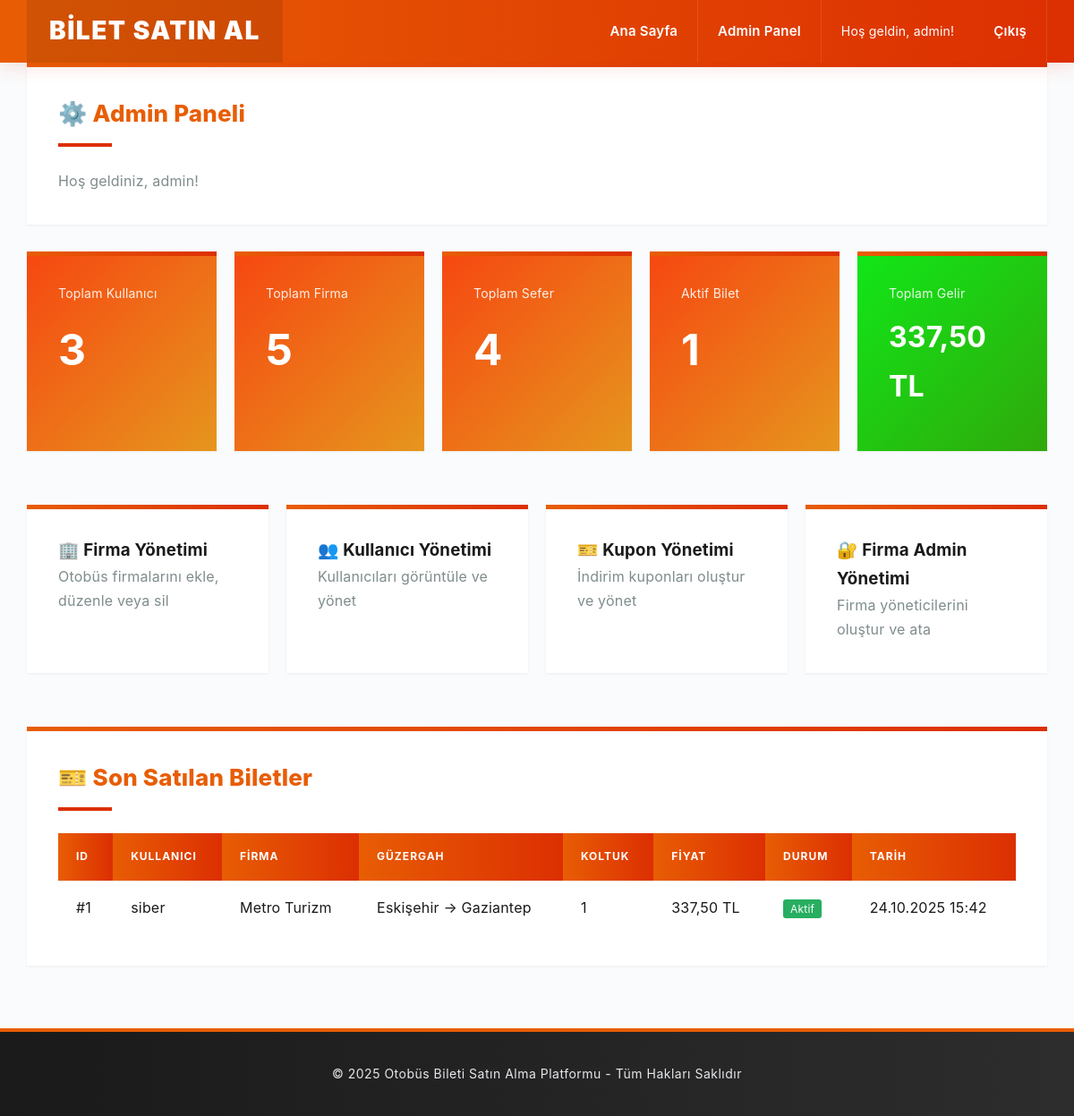
Page /admin/dashboard.php (signed in) on the committed database.
### tables this page shows
CREATE TABLE tickets (
            id INTEGER PRIMARY KEY AUTOINCREMENT,
            user_id INTEGER NOT NULL,
            trip_id INTEGER NOT NULL,
            seat_number INTEGER NOT NULL,
            price REAL NOT NULL,
            status TEXT DEFAULT 'active',
            purchased_at DATETIME DEFAULT CURRENT_TIMESTAMP,
            FOREIGN KEY (user_id) REFERENCES users(id) ON DELETE CASCADE,
            FOREIGN KEY (trip_id) REFERENCES trips(id) ON DELETE CASCADE
        );

CREATE TABLE users (
            id INTEGER PRIMARY KEY AUTOINCREMENT,
            username TEXT NOT NULL UNIQUE,
            email TEXT NOT NULL UNIQUE,
            password TEXT NOT NULL,
            full_name TEXT,
            role TEXT DEFAULT 'user',
            balance REAL DEFAULT 0,
            company_id INTEGER DEFAULT NULL,
            created_at DATETIME DEFAULT CURRENT_TIMESTAMP,
            FOREIGN KEY (company_id) REFERENCES companies(id) ON DELETE SET NULL
        );

### admin/dashboard.php (the view, shortened to what this page needs)
<?php
require_once '../config/database.php';
$total_users = $db->query("SELECT COUNT(*) FROM users WHERE role = 'user'")->fetchColumn();
$total_companies = $db->query("SELECT COUNT(*) FROM companies")->fetchColumn();
$total_trips = $db->query("SELECT COUNT(*) FROM trips")->fetchColumn();
$total_tickets = $db->query("SELECT COUNT(*) FROM tickets WHERE status = 'active'")->fetchColumn();
$total_revenue = $db->query("SELECT SUM(price) FROM tickets WHERE status != 'cancelled'")->fetchColumn() ?? 0;
require_once '../includes/header.php';
?>
<div class="card">
    <h2>⚙️ Admin Paneli</h2>
    <p style="color: #7f8c8d;">Hoş geldiniz, <?php echo htmlspecialchars($_SESSION['username'], ENT_QUOTES, 'UTF-8'); ?>!</p>
</div>
<div style="display: grid; grid-template-columns: repeat(auto-fit, minmax(200px, 1fr)); gap: 20px; margin-bottom: 30px;">
    <div class="card" style="background: linear-gradient(135deg, #f64711ff 0%, #e6961eff 100%); color: white;">
        <div style="font-size: 14px; opacity: 0.9;">Toplam Kullanıcı</div>
        <div style="font-size: 48px; font-weight: bold; margin: 10px 0;">
            <?php echo $total_users; ?>
        </div>
    </div>
    <div class="card" style="background: linear-gradient(135deg, #f64711ff 0%, #e6961eff 100%); color: white;">
        <div style="font-size: 14px; opacity: 0.9;">Toplam Firma</div>
        <div style="font-size: 48px; font-weight: bold; margin: 10px 0;">
            <?php echo $total_companies; ?>
        </div>
    </div>
    <div class="card" style="background: linear-gradient(135deg, #f64711ff 0%, #e6961eff 100%); color: white;">
        <div style="font-size: 14px; opacity: 0.9;">Toplam Sefer</div>
        <div style="font-size: 48px; font-weight: bold; margin: 10px 0;">
            <?php echo $total_trips; ?>
        </div>
    </div>
    <div class="card" style="background: linear-gradient(135deg, #f64711ff 0%, #e6961eff 100%); color: white;">
        <div style="font-size: 14px; opacity: 0.9;">Aktif Bilet</div>
        <div style="font-size: 48px; font-weight: bold; margin: 10px 0;">
            <?php echo $total_tickets; ?>
        </div>
    </div>
    <div class="card" style="background: linear-gradient(135deg, #11e718ff 0%, #30a90bff 100%); color: white;">
        <div style="font-size: 14px; opacity: 0.9;">Toplam Gelir</div>
        <div style="font-size: 32px; font-weight: bold; margin: 10px 0;">
            <?php echo number_format($total_revenue, 2, ',', '.') . ' TL'; ?>
        </div>
    </div>
</div>
<div style="display: grid; grid-template-columns: repeat(auto-fit, minmax(250px, 1fr)); gap: 20px;">
    <a href="manage-companies.php" class="card" style="text-decoration: none; color: inherit; transition: transform 0.3s;">
        <h3>🏢 Firma Yönetimi</h3>
        <p style="color: #7f8c8d;">Otobüs firmalarını ekle, düzenle veya sil</p>
    </a>
    <a href="manage-users.php" class="card" style="text-decoration: none; color: inherit; transition: transform 0.3s;">
        <h3>👥 Kullanıcı Yönetimi</h3>
        <p style="color: #7f8c8d;">Kullanıcıları görüntüle ve yönet</p>
    </a>
    <a href="manage-coupons.php" class="card" style="text-decoration: none; color: inherit; transition: transform 0.3s;">
        <h3>🎫 Kupon Yönetimi</h3>
        <p style="color: #7f8c8d;">İndirim kuponları oluştur ve yönet</p>
    </a>
    <a href="manage-firm-admins.php" class="card" style="text-decoration: none; color: inherit; transition: transform 0.3s;">
        <h3>🔐 Firma Admin Yönetimi</h3>
        <p style="color: #7f8c8d;">Firma yöneticilerini oluştur ve ata</p>
    </a>
</div>
<div class="card" style="margin-top: 30px;">
    <h2>🎫 Son Satılan Biletler</h2>
    <?php
    $recent_tickets = $db->query("
        SELECT
            tickets.*,
            users.username,
            trips.from_city,
            trips.to_city,
            companies.name as company_name
        FROM tickets
        INNER JOIN users ON tickets.user_id = users.id
        INNER JOIN trips ON tickets.trip_id = trips.id
        INNER JOIN companies ON trips.company_id = companies.id
        ORDER BY tickets.purchased_at DESC
        LIMIT 10
    ")->fetchAll();
    ?>
    <table>
        <tr>
            <th>ID</th>
            <th>Kullanıcı</th>
            <th>Firma</th>
            <th>Güzergah</th>
            <th>Koltuk</th>
            <th>Fiyat</th>
            <th>Durum</th>
            <th>Tarih</th>
        </tr>
        <?php foreach ($recent_tickets as $ticket): ?>
        <tr>
            <td>#<?php echo $ticket['id']; ?></td>
            <td><?php echo htmlspecialchars($ticket['username'], ENT_QUOTES, 'UTF-8'); ?></td>
            <td><?php echo htmlspecialchars($ticket['company_name'], ENT_QUOTES, 'UTF-8'); ?></td>
            <td><?php echo htmlspecialchars($ticket['from_city'] . ' → ' . $ticket['to_city'], ENT_QUOTES, 'UTF-8'); ?></td>
            <td><?php echo $ticket['seat_number']; ?></td>
            <td><?php echo number_format($ticket['price'], 2, ',', '.') . ' TL'; ?></td>
            <td>
                <?php
                $status_colors = ['active' => '#27ae60', 'cancelled' => '#e74c3c'];
                $status_text = ['active' => 'Aktif', 'cancelled' => 'İptal'];
                ?>
                <span style="background: <?php echo $status_colors[$ticket['status']]; ?>; color: white; padding: 3px 8px; border-radius: 3px; font-size: 12px;">
                    <?php echo $status_text[$ticket['status']]; ?>
                </span>
            </td>
            <td><?php echo date('d.m.Y H:i', strtotime($ticket['purchased_at'])); ?></td>
        </tr>
        <?php endforeach; ?>
    </table>
</div>
<?php require_once '../includes/footer.php'; ?>

### assets/css/style.css (style rules this page uses)
* { margin: 0; padding: 0; box-sizing: border-box; }
body { font-family: 'Inter', -apple-system, BlinkMacSystemFont, sans-serif; background: #fafbfc; color: #1a1a1a; line-height: 1.7; letter-spacing: 0.2px; }
.card { background: #ffffff; padding: 35px; border: none; box-shadow: 0 1px 3px rgba(0,0,0,0.06); margin-bottom: 30px; transition: all 0.3s ease; position: relative; overflow: hidden; }
.card::before { content: ''; position: absolute; top: 0; left: 0; width: 100%; height: 5px; background: linear-gradient(to right, #e85d04, #dc2f02); }
.card h2 { margin-bottom: 25px; color: #e85d04; border-bottom: none; padding-bottom: 15px; font-size: 26px; font-weight: 800; position: relative; display: inline-block; }
.card h2::after { content: ''; position: absolute; bottom: 0; left: 0; width: 60px; height: 4px; background: #dc2f02; }
table { width: 100%; border-collapse: separate; border-spacing: 0; background: white; }
table th, table td { padding: 16px 20px; text-align: left; border-bottom: 1px solid #f1f3f5; }
table th { background: linear-gradient(to right, #e85d04, #dc2f02); color: white; font-weight: 700; text-transform: uppercase; font-size: 12px; letter-spacing: 1px; }
table tr { transition: all 0.2s ease; }
table tr:last-child td { border-bottom: none; }
.card { animation: fadeIn 0.5s ease-out; }

### rows in the picture
tickets: id "1", user.username "siber", company_name "Metro Turizm", to_city "Eskişehir → Gaziantep", seat_number "1", price "337,50", status "Aktif", purchased_at "24.10.2025 15:42"

### other values in the picture
clean_output($_SESSION['username']) "admin"
$_SESSION['username'] "admin"
$total_users "3"
$total_companies "5"
$total_trips "4"
$total_tickets "1"
$total_revenue "337,50"
